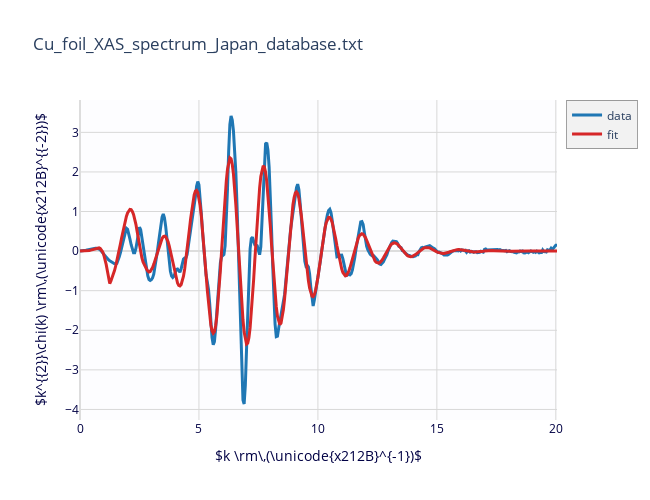
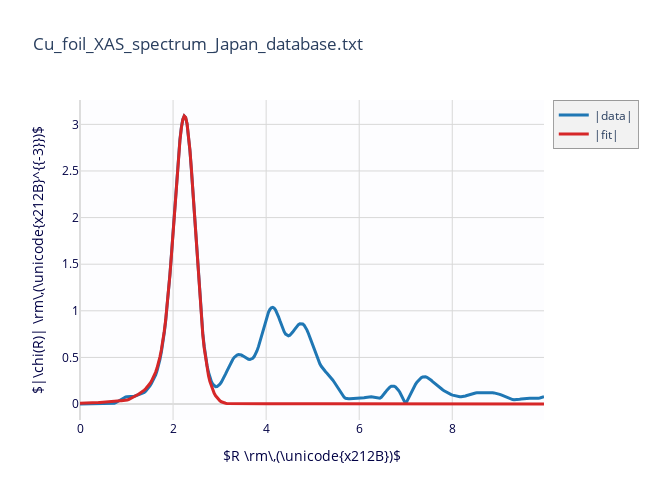

The notebook cell these images were saved under, in order:
### Code cell
# finally, plot the results
fig6, fig7 = plot_chifit(result.datasets[0])

### Figure 1 — Plotly figure (JSON) as saved in the notebook; plotly's stock layout.template omitted (floating-point values rounded to 4 significant figures; data arrays with more than 128 entries replaced by an {"elided": "..."} marker saying what was removed)
{"data": [{"line": {"color": "#1f77b4", "width": 3}, "name": "data", "type": "scatter", "uid": "daf66779-8634-4d9a-b783-9639a6d6fe1f", "x": {"elided": "402 float values"}, "y": {"elided": "402 float values"}}, {"line": {"color": "#d62728", "width": 3}, "name": "fit", "type": "scatter", "uid": "dd109dcf-6801-4cc4-9725-99f33275f368", "x": {"elided": "402 float values"}, "y": {"elided": "402 float values"}}], "layout": {"height": 500, "hovermode": "closest", "legend": {"bgcolor": "#F2F2F2", "borderwidth": 0.5}, "plot_bgcolor": "#FDFDFF", "showlegend": true, "title": {"text": "Cu_foil_XAS_spectrum_Japan_database.txt"}, "width": 650, "xaxis": {"color": "#004", "gridcolor": "#D8D8D8", "range": [0, null], "showgrid": true, "title": {"text": "$k \\rm\\,(\\unicode{x212B}^{-1})$"}, "zerolinecolor": "#DDD"}, "yaxis": {"color": "#004", "gridcolor": "#D8D8D8", "showgrid": true, "title": {"text": "$k^{{2}}\\chi(k) \\rm\\,(\\unicode{x212B}^{{-2}})$"}, "zerolinecolor": "#DDD"}}}

### Figure 2 — Plotly figure (JSON) as saved in the notebook; plotly's stock layout.template omitted (floating-point values rounded to 4 significant figures; data arrays with more than 128 entries replaced by an {"elided": "..."} marker saying what was removed)
{"data": [{"line": {"color": "#1f77b4", "width": 3}, "name": "|data|", "type": "scatter", "uid": "9c7871cf-e8c8-4857-8e8b-6d6888fa7e55", "x": {"elided": "326 float values"}, "y": {"elided": "326 float values"}}, {"line": {"color": "#d62728", "width": 3}, "name": "|fit|", "type": "scatter", "uid": "18acb741-d4d7-4dd7-8bc3-d33a10a1622c", "x": {"elided": "326 float values"}, "y": {"elided": "326 float values"}}], "layout": {"height": 500, "hovermode": "closest", "legend": {"bgcolor": "#F2F2F2", "borderwidth": 0.5}, "plot_bgcolor": "#FDFDFF", "showlegend": true, "title": {"text": "Cu_foil_XAS_spectrum_Japan_database.txt"}, "width": 650, "xaxis": {"color": "#004", "gridcolor": "#D8D8D8", "range": [0, null], "showgrid": true, "title": {"text": "$R \\rm\\,(\\unicode{x212B})$"}, "zerolinecolor": "#DDD"}, "yaxis": {"color": "#004", "gridcolor": "#D8D8D8", "showgrid": true, "title": {"text": "$|\\chi(R)| \\rm\\,(\\unicode{x212B}^{{-3}})$"}, "zerolinecolor": "#DDD"}}}
